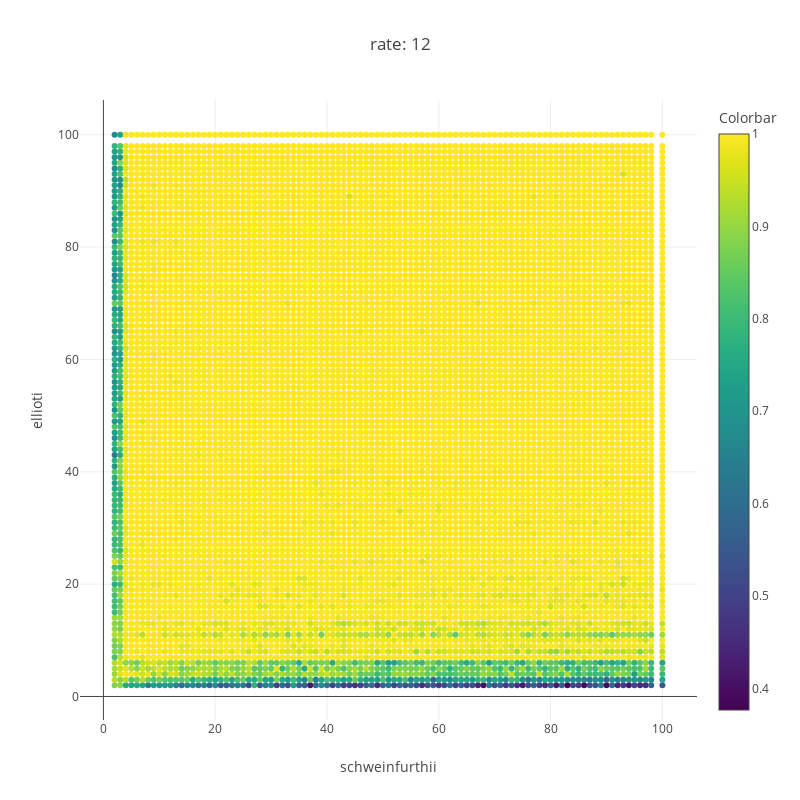

Notebook cell for this chart:
### Markdown cell above
**Fig. pval comparison** power to detect changes in class proportions between two populations for sequences of length `seqL` across sample sizes.

### Code cell
rate= 12
plot_power(rate_stats,rate= rate,func_select= np.nanmean)

### Figure 1 — Plotly figure (JSON) as saved in the notebook; plotly's stock layout.template omitted (floating-point values rounded to 4 significant figures; data arrays with more than 128 entries replaced by an {"elided": "..."} marker saying what was removed)
{"data": [{"marker": {"color": {"elided": "9604 float values"}, "colorbar": {"title": {"text": "Colorbar"}}, "colorscale": "Viridis", "line": {"width": 0}, "opacity": 1, "size": 6, "symbol": "circle"}, "mode": "markers", "type": "scatter", "uid": "f437b2e0-9cfc-4d55-9769-0193cabf9094", "x": {"elided": "9604 int values"}, "y": {"elided": "9604 int values"}}], "layout": {"height": 800, "title": {"text": "rate: 12"}, "width": 800, "xaxis": {"title": {"text": "schweinfurthii"}}, "yaxis": {"title": {"text": "ellioti"}}}}
